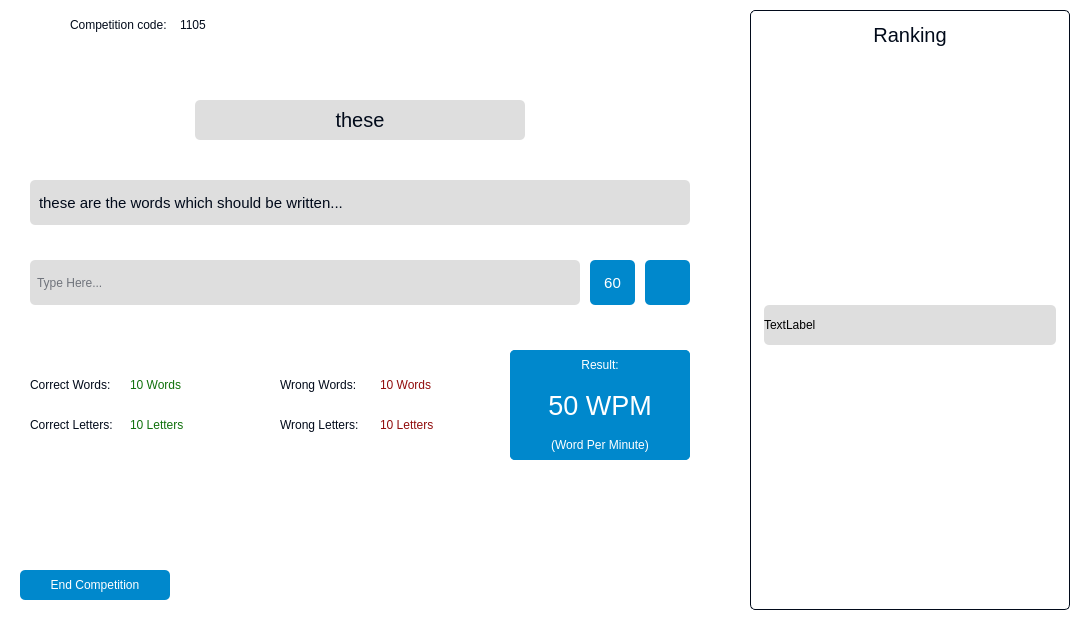
<?xml version="1.0" encoding="UTF-8"?>
<ui version="4.0">
 <class>MainWindow</class>
 <widget class="QMainWindow" name="MainWindow">
  <property name="geometry">
   <rect>
    <x>0</x>
    <y>0</y>
    <width>1086</width>
    <height>620</height>
   </rect>
  </property>
  <property name="windowTitle">
   <string>Competition name</string>
  </property>
  <property name="windowIcon">
   <iconset>
    <normaloff>../../img/logo.png</normaloff>../../img/logo.png</iconset>
  </property>
  <property name="styleSheet">
   <string notr="true">background-color: #fff;border-radius:5px;</string>
  </property>
  <widget class="QWidget" name="centralwidget">
   <widget class="QLabel" name="type_wWords">
    <property name="geometry">
     <rect>
      <x>380</x>
      <y>370</y>
      <width>101</width>
      <height>30</height>
     </rect>
    </property>
    <property name="font">
     <font>
      <family>Arial</family>
      <pointsize>9</pointsize>
     </font>
    </property>
    <property name="styleSheet">
     <string notr="true">color: #910c0c;</string>
    </property>
    <property name="text">
     <string>10 Words</string>
    </property>
   </widget>
   <widget class="QLabel" name="type_lastword">
    <property name="geometry">
     <rect>
      <x>195</x>
      <y>100</y>
      <width>330</width>
      <height>40</height>
     </rect>
    </property>
    <property name="font">
     <font>
      <family>Arial</family>
      <pointsize>15</pointsize>
     </font>
    </property>
    <property name="styleSheet">
     <string notr="true">background-color: #DEDEDE; color:#010A1A;</string>
    </property>
    <property name="text">
     <string>these</string>
    </property>
    <property name="alignment">
     <set>Qt::AlignCenter</set>
    </property>
   </widget>
   <widget class="QLabel" name="label_2">
    <property name="geometry">
     <rect>
      <x>30</x>
      <y>410</y>
      <width>101</width>
      <height>30</height>
     </rect>
    </property>
    <property name="font">
     <font>
      <family>Arial</family>
      <pointsize>9</pointsize>
     </font>
    </property>
    <property name="styleSheet">
     <string notr="true">color: #010A1A;</string>
    </property>
    <property name="text">
     <string>Correct Letters:</string>
    </property>
   </widget>
   <widget class="QLabel" name="label">
    <property name="geometry">
     <rect>
      <x>30</x>
      <y>370</y>
      <width>101</width>
      <height>30</height>
     </rect>
    </property>
    <property name="font">
     <font>
      <family>Arial</family>
      <pointsize>9</pointsize>
     </font>
    </property>
    <property name="styleSheet">
     <string notr="true">color: #010A1A;</string>
    </property>
    <property name="text">
     <string>Correct Words:</string>
    </property>
   </widget>
   <widget class="QFrame" name="frame">
    <property name="geometry">
     <rect>
      <x>510</x>
      <y>350</y>
      <width>180</width>
      <height>110</height>
     </rect>
    </property>
    <property name="styleSheet">
     <string notr="true">background-color: #0088CC;</string>
    </property>
    <property name="frameShape">
     <enum>QFrame::StyledPanel</enum>
    </property>
    <property name="frameShadow">
     <enum>QFrame::Raised</enum>
    </property>
    <widget class="QLabel" name="label_3">
     <property name="geometry">
      <rect>
       <x>0</x>
       <y>0</y>
       <width>180</width>
       <height>30</height>
      </rect>
     </property>
     <property name="font">
      <font>
       <family>Arial</family>
       <pointsize>9</pointsize>
      </font>
     </property>
     <property name="styleSheet">
      <string notr="true">color: #FFFFFF;</string>
     </property>
     <property name="text">
      <string>Result:</string>
     </property>
     <property name="alignment">
      <set>Qt::AlignCenter</set>
     </property>
    </widget>
    <widget class="QLabel" name="type_result">
     <property name="geometry">
      <rect>
       <x>0</x>
       <y>40</y>
       <width>180</width>
       <height>30</height>
      </rect>
     </property>
     <property name="font">
      <font>
       <family>Arial</family>
       <pointsize>20</pointsize>
       <weight>50</weight>
       <bold>false</bold>
      </font>
     </property>
     <property name="styleSheet">
      <string notr="true">color: #FFFFFF;</string>
     </property>
     <property name="text">
      <string>50 WPM</string>
     </property>
     <property name="alignment">
      <set>Qt::AlignCenter</set>
     </property>
    </widget>
    <widget class="QLabel" name="label_5">
     <property name="geometry">
      <rect>
       <x>0</x>
       <y>80</y>
       <width>180</width>
       <height>30</height>
      </rect>
     </property>
     <property name="font">
      <font>
       <family>Arial</family>
       <pointsize>9</pointsize>
      </font>
     </property>
     <property name="styleSheet">
      <string notr="true">color: #FFFFFF;</string>
     </property>
     <property name="text">
      <string>(Word Per Minute)</string>
     </property>
     <property name="alignment">
      <set>Qt::AlignCenter</set>
     </property>
    </widget>
   </widget>
   <widget class="QLineEdit" name="typed_word">
    <property name="geometry">
     <rect>
      <x>30</x>
      <y>260</y>
      <width>550</width>
      <height>45</height>
     </rect>
    </property>
    <property name="font">
     <font>
      <family>Arial</family>
      <pointsize>9</pointsize>
     </font>
    </property>
    <property name="styleSheet">
     <string notr="true">background-color: #DEDEDE; padding: 5px; color:#010A1A;</string>
    </property>
    <property name="placeholderText">
     <string>Type Here...</string>
    </property>
   </widget>
   <widget class="QLabel" name="type_Wletters">
    <property name="geometry">
     <rect>
      <x>380</x>
      <y>410</y>
      <width>101</width>
      <height>30</height>
     </rect>
    </property>
    <property name="font">
     <font>
      <family>Arial</family>
      <pointsize>9</pointsize>
     </font>
    </property>
    <property name="styleSheet">
     <string notr="true">color: #910c0c;</string>
    </property>
    <property name="text">
     <string>10 Letters</string>
    </property>
   </widget>
   <widget class="QPushButton" name="type_timer">
    <property name="geometry">
     <rect>
      <x>590</x>
      <y>260</y>
      <width>45</width>
      <height>45</height>
     </rect>
    </property>
    <property name="font">
     <font>
      <family>Arial</family>
      <pointsize>11</pointsize>
     </font>
    </property>
    <property name="cursor">
     <cursorShape>ArrowCursor</cursorShape>
    </property>
    <property name="styleSheet">
     <string notr="true">background-color: #0088CC; color: #FFFFFF;</string>
    </property>
    <property name="text">
     <string>60</string>
    </property>
   </widget>
   <widget class="QPushButton" name="btn_back">
    <property name="geometry">
     <rect>
      <x>20</x>
      <y>10</y>
      <width>30</width>
      <height>30</height>
     </rect>
    </property>
    <property name="cursor">
     <cursorShape>PointingHandCursor</cursorShape>
    </property>
    <property name="styleSheet">
     <string notr="true">background:none;</string>
    </property>
    <property name="text">
     <string/>
    </property>
    <property name="icon">
     <iconset>
      <normaloff>../../img/back.png</normaloff>../../img/back.png</iconset>
    </property>
    <property name="iconSize">
     <size>
      <width>30</width>
      <height>30</height>
     </size>
    </property>
   </widget>
   <widget class="QLabel" name="type_words">
    <property name="geometry">
     <rect>
      <x>30</x>
      <y>180</y>
      <width>660</width>
      <height>45</height>
     </rect>
    </property>
    <property name="font">
     <font>
      <family>Arial</family>
      <pointsize>11</pointsize>
     </font>
    </property>
    <property name="styleSheet">
     <string notr="true">background-color: #DEDEDE; padding: 5px; color:#010A1A;</string>
    </property>
    <property name="text">
     <string>these are the words which should be written...</string>
    </property>
    <property name="alignment">
     <set>Qt::AlignLeading|Qt::AlignLeft|Qt::AlignVCenter</set>
    </property>
   </widget>
   <widget class="QLabel" name="type_cletters">
    <property name="geometry">
     <rect>
      <x>130</x>
      <y>410</y>
      <width>101</width>
      <height>30</height>
     </rect>
    </property>
    <property name="font">
     <font>
      <family>Arial</family>
      <pointsize>9</pointsize>
     </font>
    </property>
    <property name="styleSheet">
     <string notr="true">color: #10700b;</string>
    </property>
    <property name="text">
     <string>10 Letters</string>
    </property>
   </widget>
   <widget class="QLabel" name="type_cwords">
    <property name="geometry">
     <rect>
      <x>130</x>
      <y>370</y>
      <width>101</width>
      <height>30</height>
     </rect>
    </property>
    <property name="font">
     <font>
      <family>Arial</family>
      <pointsize>9</pointsize>
     </font>
    </property>
    <property name="styleSheet">
     <string notr="true">color: #10700b;</string>
    </property>
    <property name="text">
     <string>10 Words</string>
    </property>
   </widget>
   <widget class="QPushButton" name="type_restart">
    <property name="geometry">
     <rect>
      <x>645</x>
      <y>260</y>
      <width>45</width>
      <height>45</height>
     </rect>
    </property>
    <property name="font">
     <font>
      <family>Arial</family>
      <pointsize>11</pointsize>
     </font>
    </property>
    <property name="cursor">
     <cursorShape>PointingHandCursor</cursorShape>
    </property>
    <property name="styleSheet">
     <string notr="true">background-color: #0088CC; color: #FFFFFF;</string>
    </property>
    <property name="text">
     <string/>
    </property>
    <property name="icon">
     <iconset>
      <normaloff>../../img/restart.png</normaloff>../../img/restart.png</iconset>
    </property>
    <property name="iconSize">
     <size>
      <width>25</width>
      <height>25</height>
     </size>
    </property>
   </widget>
   <widget class="QLabel" name="label_7">
    <property name="geometry">
     <rect>
      <x>280</x>
      <y>410</y>
      <width>101</width>
      <height>30</height>
     </rect>
    </property>
    <property name="font">
     <font>
      <family>Arial</family>
      <pointsize>9</pointsize>
     </font>
    </property>
    <property name="styleSheet">
     <string notr="true">color: #010A1A;</string>
    </property>
    <property name="text">
     <string>Wrong Letters:</string>
    </property>
   </widget>
   <widget class="QLabel" name="label_6">
    <property name="geometry">
     <rect>
      <x>280</x>
      <y>370</y>
      <width>101</width>
      <height>30</height>
     </rect>
    </property>
    <property name="font">
     <font>
      <family>Arial</family>
      <pointsize>9</pointsize>
     </font>
    </property>
    <property name="styleSheet">
     <string notr="true">color: #010A1A;</string>
    </property>
    <property name="text">
     <string>Wrong Words:</string>
    </property>
   </widget>
   <widget class="QFrame" name="frame_2">
    <property name="geometry">
     <rect>
      <x>750</x>
      <y>10</y>
      <width>320</width>
      <height>600</height>
     </rect>
    </property>
    <property name="styleSheet">
     <string notr="true">border: 1px solid #010A1A;</string>
    </property>
    <property name="frameShape">
     <enum>QFrame::StyledPanel</enum>
    </property>
    <property name="frameShadow">
     <enum>QFrame::Raised</enum>
    </property>
    <widget class="QLabel" name="ranking_title">
     <property name="geometry">
      <rect>
       <x>5</x>
       <y>10</y>
       <width>310</width>
       <height>30</height>
      </rect>
     </property>
     <property name="font">
      <font>
       <family>Arial</family>
       <pointsize>15</pointsize>
       <weight>50</weight>
       <bold>false</bold>
      </font>
     </property>
     <property name="styleSheet">
      <string notr="true">color: #010A1A; border: none;</string>
     </property>
     <property name="text">
      <string>Ranking</string>
     </property>
     <property name="alignment">
      <set>Qt::AlignCenter</set>
     </property>
    </widget>
    <widget class="QScrollArea" name="scrollArea">
     <property name="geometry">
      <rect>
       <x>5</x>
       <y>40</y>
       <width>310</width>
       <height>550</height>
      </rect>
     </property>
     <property name="styleSheet">
      <string notr="true">border: none;</string>
     </property>
     <property name="widgetResizable">
      <bool>true</bool>
     </property>
     <widget class="QWidget" name="scrollAreaWidgetContents">
      <property name="geometry">
       <rect>
        <x>0</x>
        <y>0</y>
        <width>310</width>
        <height>550</height>
       </rect>
      </property>
      <layout class="QVBoxLayout" name="verticalLayout">
       <item>
        <widget class="QLabel" name="label_4">
         <property name="sizePolicy">
          <sizepolicy hsizetype="Preferred" vsizetype="Fixed">
           <horstretch>0</horstretch>
           <verstretch>0</verstretch>
          </sizepolicy>
         </property>
         <property name="minimumSize">
          <size>
           <width>0</width>
           <height>40</height>
          </size>
         </property>
         <property name="font">
          <font>
           <family>Arial</family>
           <pointsize>9</pointsize>
          </font>
         </property>
         <property name="styleSheet">
          <string notr="true">background: #DEDEDE;</string>
         </property>
         <property name="text">
          <string>TextLabel</string>
         </property>
        </widget>
       </item>
      </layout>
     </widget>
    </widget>
   </widget>
   <widget class="QPushButton" name="btn_endCompetition">
    <property name="geometry">
     <rect>
      <x>20</x>
      <y>570</y>
      <width>150</width>
      <height>30</height>
     </rect>
    </property>
    <property name="font">
     <font>
      <family>Arial</family>
      <pointsize>9</pointsize>
     </font>
    </property>
    <property name="cursor">
     <cursorShape>PointingHandCursor</cursorShape>
    </property>
    <property name="styleSheet">
     <string notr="true">background-color: #0088CC; color: #FFFFFF;</string>
    </property>
    <property name="text">
     <string>End Competition</string>
    </property>
   </widget>
   <widget class="QLabel" name="ranking_title_2">
    <property name="geometry">
     <rect>
      <x>70</x>
      <y>10</y>
      <width>111</width>
      <height>30</height>
     </rect>
    </property>
    <property name="font">
     <font>
      <family>Arial</family>
      <pointsize>9</pointsize>
      <weight>50</weight>
      <bold>false</bold>
     </font>
    </property>
    <property name="styleSheet">
     <string notr="true">color: #010A1A; border: none;</string>
    </property>
    <property name="text">
     <string>Competition code: </string>
    </property>
    <property name="alignment">
     <set>Qt::AlignLeading|Qt::AlignLeft|Qt::AlignVCenter</set>
    </property>
   </widget>
   <widget class="QLabel" name="competition_code">
    <property name="geometry">
     <rect>
      <x>180</x>
      <y>10</y>
      <width>170</width>
      <height>30</height>
     </rect>
    </property>
    <property name="font">
     <font>
      <family>Arial</family>
      <pointsize>9</pointsize>
      <weight>50</weight>
      <bold>false</bold>
     </font>
    </property>
    <property name="styleSheet">
     <string notr="true">color: #010A1A; border: none;</string>
    </property>
    <property name="text">
     <string>1105</string>
    </property>
    <property name="alignment">
     <set>Qt::AlignLeading|Qt::AlignLeft|Qt::AlignVCenter</set>
    </property>
   </widget>
  </widget>
 </widget>
 <resources/>
 <connections/>
</ui>
